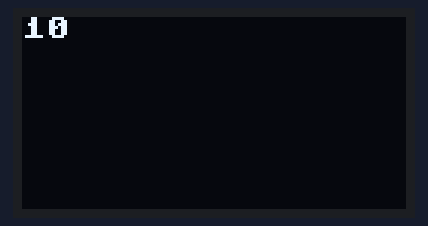
Bench run of a program on a simulated Raspberry Pi Pico running MicroPython. Parts: 128×64 one-colour display.

Above: at 10.3 s.
At 14.4 s:
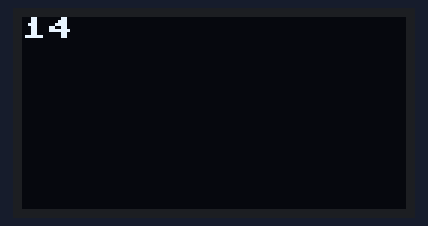
At 17.5 s:
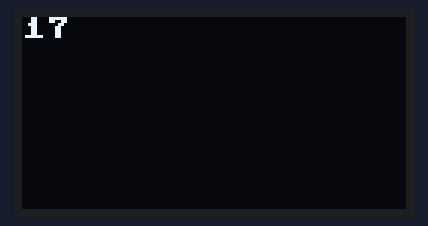
At 24.7 s:
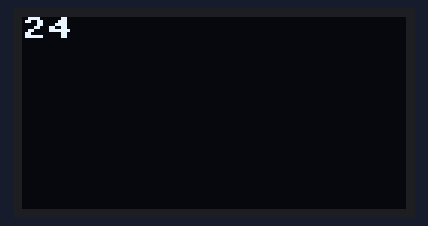
At 31.8 s:
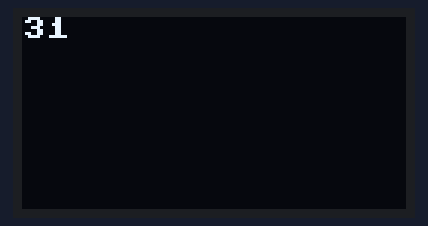
At 39.0 s:
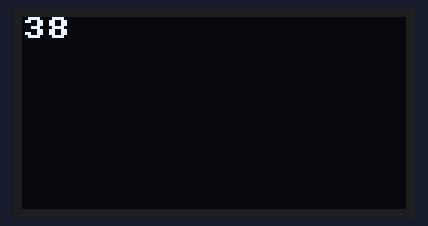

The program:

6.py
```python
from machine import I2C, Pin
from ssd1306 import SSD1306_I2C
import time
myI2c = I2C(0, sda=Pin(16), scl=Pin(17), freq = 400000)

oled = SSD1306_I2C(128, 64, myI2c)

n = 0
while True:
    str_n = str(n)
    oled.fill(0)
    oled.text(str_n,0,0)
    oled.show()
    time.sleep(1)
    n+=1
```

Measured:
- what the display in image 0 shows lasts 1.0 s, from 10.3 s to 11.3 s
